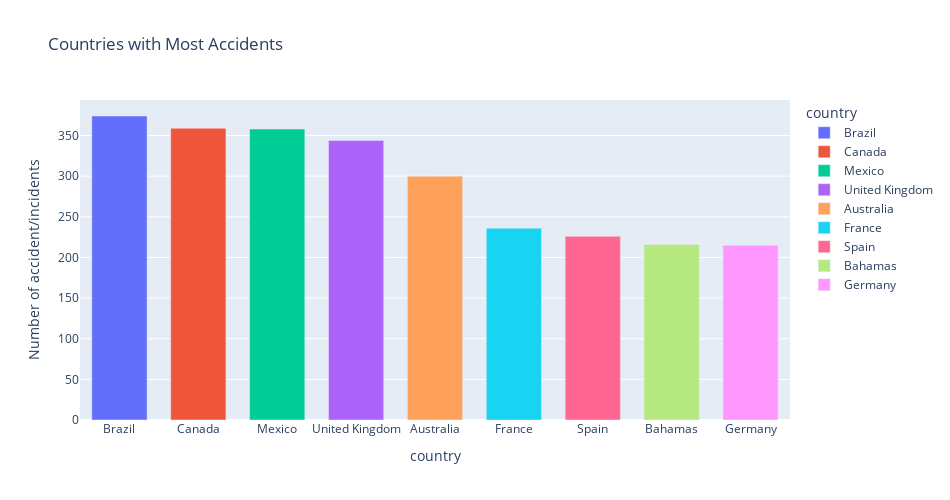

The code cell stored with this chart in its notebook:
### Markdown cell above
**1. Top 5 countries with most accidents**
- Rank countries with most accidents

### Code cell
countries = df['country'].value_counts().reset_index(name="Number of accident")[1:10]

# Plot bar graph 
fig = px.bar(countries, 
             x= 'country', 
             y = "Number of accident",
            title = 'Countries with Most Accidents', color='country')

# Update layout 
fig.update_layout(
    width = 950,
    height = 500, 
    bargap = 0.3
)
fig.show()

print('Excluded the first country USA (82248 incidents) to fit the countries on scale')

### Figure 1 — Plotly figure (JSON) as saved in the notebook; plotly's stock layout.template omitted (floating-point values rounded to 4 significant figures)
{"data": [{"alignmentgroup": "True", "hovertemplate": "country=%{x}<br>Number of accident/incidents=%{y}<extra></extra>", "legendgroup": "Brazil", "marker": {"color": "#636efa", "pattern": {"shape": ""}}, "name": "Brazil", "offsetgroup": "Brazil", "orientation": "v", "showlegend": true, "textposition": "auto", "type": "bar", "x": ["Brazil"], "xaxis": "x", "y": [374], "yaxis": "y"}, {"alignmentgroup": "True", "hovertemplate": "country=%{x}<br>Number of accident/incidents=%{y}<extra></extra>", "legendgroup": "Canada", "marker": {"color": "#EF553B", "pattern": {"shape": ""}}, "name": "Canada", "offsetgroup": "Canada", "orientation": "v", "showlegend": true, "textposition": "auto", "type": "bar", "x": ["Canada"], "xaxis": "x", "y": [359], "yaxis": "y"}, {"alignmentgroup": "True", "hovertemplate": "country=%{x}<br>Number of accident/incidents=%{y}<extra></extra>", "legendgroup": "Mexico", "marker": {"color": "#00cc96", "pattern": {"shape": ""}}, "name": "Mexico", "offsetgroup": "Mexico", "orientation": "v", "showlegend": true, "textposition": "auto", "type": "bar", "x": ["Mexico"], "xaxis": "x", "y": [358], "yaxis": "y"}, {"alignmentgroup": "True", "hovertemplate": "country=%{x}<br>Number of accident/incidents=%{y}<extra></extra>", "legendgroup": "United Kingdom", "marker": {"color": "#ab63fa", "pattern": {"shape": ""}}, "name": "United Kingdom", "offsetgroup": "United Kingdom", "orientation": "v", "showlegend": true, "textposition": "auto", "type": "bar", "x": ["United Kingdom"], "xaxis": "x", "y": [344], "yaxis": "y"}, {"alignmentgroup": "True", "hovertemplate": "country=%{x}<br>Number of accident/incidents=%{y}<extra></extra>", "legendgroup": "Australia", "marker": {"color": "#FFA15A", "pattern": {"shape": ""}}, "name": "Australia", "offsetgroup": "Australia", "orientation": "v", "showlegend": true, "textposition": "auto", "type": "bar", "x": ["Australia"], "xaxis": "x", "y": [300], "yaxis": "y"}, {"alignmentgroup": "True", "hovertemplate": "country=%{x}<br>Number of accident/incidents=%{y}<extra></extra>", "legendgroup": "France", "marker": {"color": "#19d3f3", "pattern": {"shape": ""}}, "name": "France", "offsetgroup": "France", "orientation": "v", "showlegend": true, "textposition": "auto", "type": "bar", "x": ["France"], "xaxis": "x", "y": [236], "yaxis": "y"}, {"alignmentgroup": "True", "hovertemplate": "country=%{x}<br>Number of accident/incidents=%{y}<extra></extra>", "legendgroup": "Spain", "marker": {"color": "#FF6692", "pattern": {"shape": ""}}, "name": "Spain", "offsetgroup": "Spain", "orientation": "v", "showlegend": true, "textposition": "auto", "type": "bar", "x": ["Spain"], "xaxis": "x", "y": [226], "yaxis": "y"}, {"alignmentgroup": "True", "hovertemplate": "country=%{x}<br>Number of accident/incidents=%{y}<extra></extra>", "legendgroup": "Bahamas", "marker": {"color": "#B6E880", "pattern": {"shape": ""}}, "name": "Bahamas", "offsetgroup": "Bahamas", "orientation": "v", "showlegend": true, "textposition": "auto", "type": "bar", "x": ["Bahamas"], "xaxis": "x", "y": [216], "yaxis": "y"}, {"alignmentgroup": "True", "hovertemplate": "country=%{x}<br>Number of accident/incidents=%{y}<extra></extra>", "legendgroup": "Germany", "marker": {"color": "#FF97FF", "pattern": {"shape": ""}}, "name": "Germany", "offsetgroup": "Germany", "orientation": "v", "showlegend": true, "textposition": "auto", "type": "bar", "x": ["Germany"], "xaxis": "x", "y": [215], "yaxis": "y"}], "layout": {"bargap": 0.3, "barmode": "relative", "height": 500, "legend": {"title": {"text": "country"}, "tracegroupgap": 0}, "title": {"text": "Countries with Most Accidents"}, "width": 950, "xaxis": {"anchor": "y", "categoryarray": ["Brazil", "Canada", "Mexico", "United Kingdom", "Australia", "France", "Spain", "Bahamas", "Germany"], "categoryorder": "array", "domain": [0, 1], "title": {"text": "country"}}, "yaxis": {"anchor": "x", "domain": [0, 1], "title": {"text": "Number of accident/incidents"}}}}
